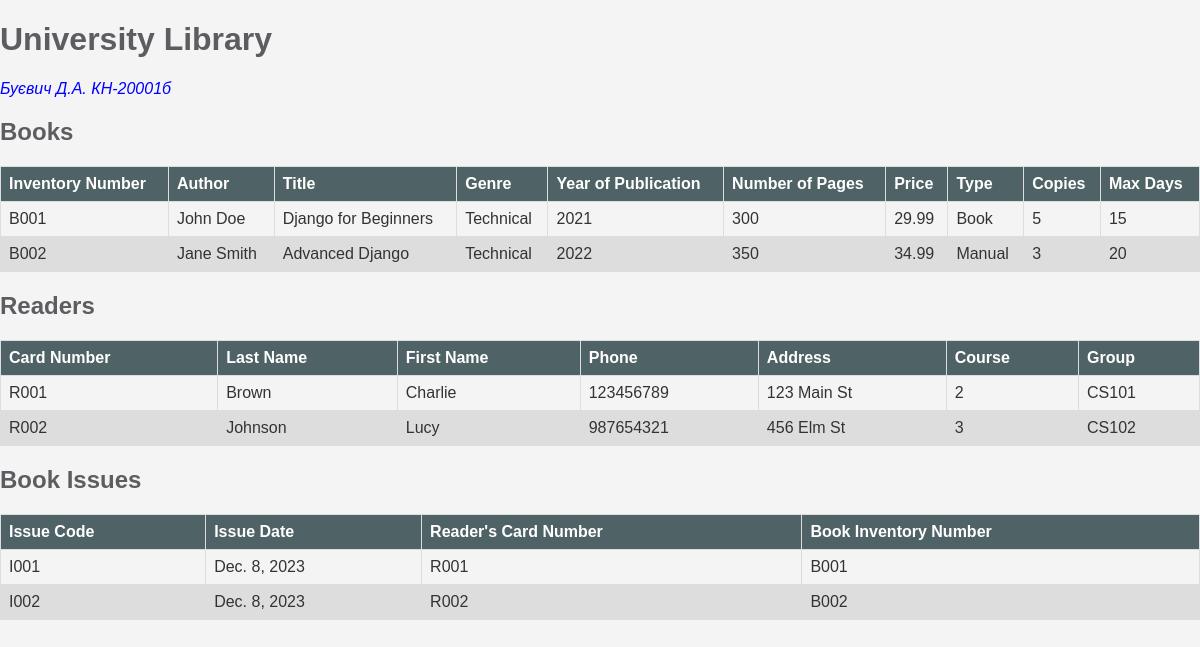
The app's page /lib/ with its own data.
### UniversityLib/models.py (models this page shows)
class Book(models.Model):
    GENRE_CHOICES = [
        ('Technical', 'Technical'),
        ('Art', 'Art'),
        ('Economic', 'Economic'),
    ]
    TYPE_CHOICES = [
        ('Manual', 'Manual'),
        ('Book', 'Book'),
        ('Periodical', 'Periodical'),
    ]
    inventory_number = models.CharField(max_length=100, unique=True)
    author = models.CharField(max_length=200)
    title = models.CharField(max_length=200)
    genre = models.CharField(max_length=50, choices=GENRE_CHOICES)
    year = models.PositiveIntegerField()
    pages = models.PositiveIntegerField()
    price = models.DecimalField(max_digits=6, decimal_places=2)
    book_type = models.CharField(max_length=50, choices=TYPE_CHOICES)
    copies = models.PositiveIntegerField()
    max_days = models.PositiveIntegerField()

class Reader(models.Model):
    COURSE_CHOICES = [(i, str(i)) for i in range(1, 5)]
    card_number = models.CharField(max_length=100, unique=True)
    last_name = models.CharField(max_length=100)
    first_name = models.CharField(max_length=100)
    phone = models.CharField(max_length=15)
    address = models.CharField(max_length=200)
    course = models.IntegerField(choices=COURSE_CHOICES)
    group = models.CharField(max_length=50)

class BookIssue(models.Model):
    issue_code = models.CharField(max_length=100, unique=True)
    issue_date = models.DateField()
    reader = models.ForeignKey(Reader, on_delete=models.CASCADE)
    book = models.ForeignKey(Book, on_delete=models.CASCADE)

### UniversityLib/views.py (the view)
# urls.py: path('lib/', views.lib_view, name='lib_view'),
def lib_view(request):
    books = Book.objects.all()
    readers = Reader.objects.all()
    book_issues = BookIssue.objects.all()
    return render(request, 'UniversityLib/lib.html', {
        'books': books,
        'readers': readers,
        'book_issues': book_issues
    })

### UniversityLib/templates/UniversityLib/lib.html (shortened to what this page needs)
<!DOCTYPE html>
<html lang="en">
<head>
</head>
<body>
    <h1>University Library</h1>
    <p>Буєвич Д.А. КН-20001б</p>
    <h2>Books</h2>
    <table>
        <thead>
            <tr>
                <th>Inventory Number</th>
                <th>Author</th>
                <th>Title</th>
                <th>Genre</th>
                <th>Year of Publication</th>
                <th>Number of Pages</th>
                <th>Price</th>
                <th>Type</th>
                <th>Copies</th>
                <th>Max Days</th>
            </tr>
        </thead>
        <tbody>
            {% for book in books %}
                <tr>
                    <td>{{ book.inventory_number }}</td>
                    <td>{{ book.author }}</td>
                    <td>{{ book.title }}</td>
                    <td>{{ book.genre }}</td>
                    <td>{{ book.year }}</td>
                    <td>{{ book.pages }}</td>
                    <td>{{ book.price }}</td>
                    <td>{{ book.book_type }}</td>
                    <td>{{ book.copies }}</td>
                    <td>{{ book.max_days }}</td>
                </tr>
            {% endfor %}
        </tbody>
    </table>
    <h2>Readers</h2>
    <table>
        <thead>
            <tr>
                <th>Card Number</th>
                <th>Last Name</th>
                <th>First Name</th>
                <th>Phone</th>
                <th>Address</th>
                <th>Course</th>
                <th>Group</th>
            </tr>
        </thead>
        <tbody>
            {% for reader in readers %}
                <tr>
                    <td>{{ reader.card_number }}</td>
                    <td>{{ reader.last_name }}</td>
                    <td>{{ reader.first_name }}</td>
                    <td>{{ reader.phone }}</td>
                    <td>{{ reader.address }}</td>
                    <td>{{ reader.course }}</td>
                    <td>{{ reader.group }}</td>
                </tr>
            {% endfor %}
        </tbody>
    </table>
    <h2>Book Issues</h2>
    <table>
        <thead>
            <tr>
                <th>Issue Code</th>
                <th>Issue Date</th>
                <th>Reader's Card Number</th>
                <th>Book Inventory Number</th>
            </tr>
        </thead>
        <tbody>
            {% for issue in book_issues %}
                <tr>
                    <td>{{ issue.issue_code }}</td>
                    <td>{{ issue.issue_date }}</td>
                    <td>{{ issue.reader.card_number }}</td>
                    <td>{{ issue.book.inventory_number }}</td>
                </tr>
            {% endfor %}
        </tbody>
    </table>
</body>
</html>

### UniversityLib/templates/UniversityLib/lib.html (style rules this page uses)
body { font-family: 'Arial', sans-serif; margin: 0; padding: 0; background: #f4f4f4; color: #333; }
h1, h2 { color: #5D5C61; }
p { font-style: italic; color: blue; }
table { width: 100%; margin-top: 20px; border-collapse: collapse; }
table, th, td { border: 1px solid #ddd; text-align: left; padding: 8px; }
th { background-color: #4F6367; color: white; }
tr:nth-child(even) { background-color: #ddd; }

### records on screen
Book: inventory_number "B001", author "John Doe", title "Django for Beginners", genre "Technical", year "2021", pages "300", price "29.99", book_type "Book", copies "5", max_days "15"
Book: inventory_number "B002", author "Jane Smith", title "Advanced Django", genre "Technical", year "2022", pages "350", price "34.99", book_type "Manual", copies "3", max_days "20"
Reader: card_number "R001", last_name "Brown", first_name "Charlie", phone "123456789", address "123 Main St", course "2", group "CS101"
Reader: card_number "R002", last_name "Johnson", first_name "Lucy", phone "987654321", address "456 Elm St", course "3", group "CS102"
BookIssue: issue_code "I001", issue_date "Dec. 8, 2023", reader.card_number "R001", book.inventory_number "B001"
BookIssue: issue_code "I002", issue_date "Dec. 8, 2023", reader.card_number "R002", book.inventory_number "B002"
